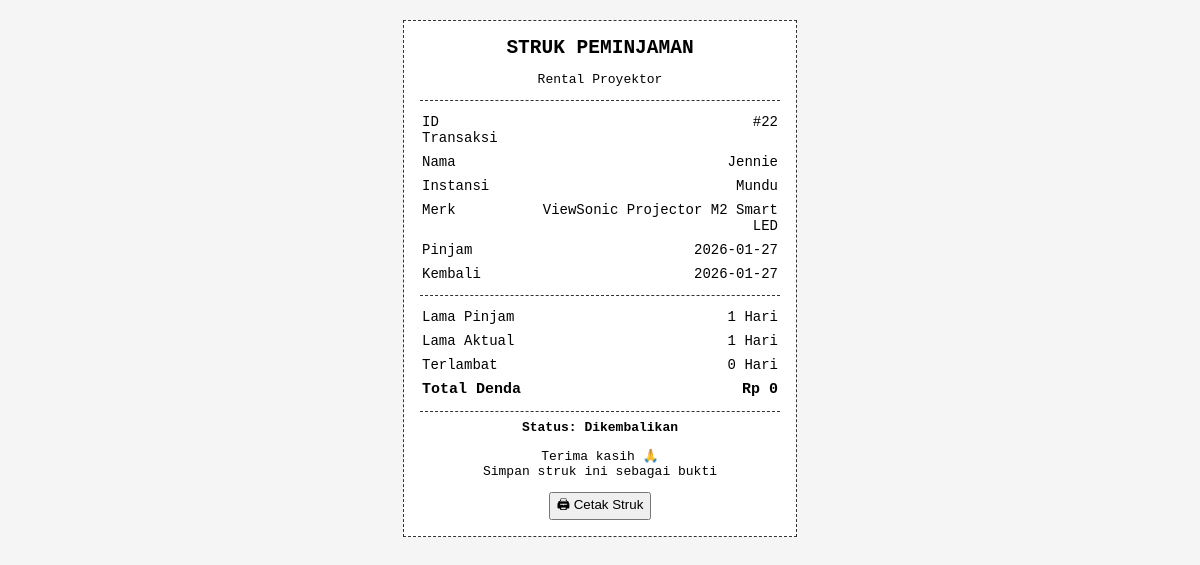
/sewaProyektor/struk.php?id=22 (signed in), run on the app's committed database.
### tables this page shows
CREATE TABLE `peminjaman_proyektor` (
  `id` int NOT NULL,
  `id_peminjam` int DEFAULT NULL,
  `kode_proyektor` int NOT NULL,
  `nama_peminjam` varchar(100) DEFAULT NULL,
  `instansi` varchar(100) DEFAULT NULL,
  `tanggal_pinjam` date DEFAULT NULL,
  `tanggal_kembali` date DEFAULT NULL,
  `lama_pinjam` int DEFAULT '0',
  `merk_proyektor` varchar(100) DEFAULT NULL,
  `status_peminjaman` enum('Dipinjam','Dikembalikan') DEFAULT 'Dipinjam'
);

CREATE TABLE `peminjam` (
  `id` int NOT NULL,
  `nik` varchar(20) NOT NULL,
  `nama` varchar(100) NOT NULL,
  `instansi` varchar(150) DEFAULT NULL,
  `created_at` timestamp NULL DEFAULT CURRENT_TIMESTAMP,
  `foto_ktp` varchar(255) DEFAULT NULL
);

CREATE TABLE `stokproyektor` (
  `id` int NOT NULL,
  `merk` varchar(50) NOT NULL,
  `stok` int NOT NULL,
  `foto` varchar(255) NOT NULL,
  `harga` decimal(10,2) NOT NULL
);

### sewaProyektor/struk.php (the view, shortened to what this page needs)
<?php
require_once '../lib/auth.php';
$id = (int)($_GET['id'] ?? 0);
$sql = "
SELECT
    p.id,
    pm.nama AS nama_peminjam,
    pm.instansi,
    p.tanggal_pinjam,
    p.tanggal_kembali,
    p.status_peminjaman,
    p.lama_pinjam,
    s.merk AS merk_proyektor,
    s.harga,
    -- lama aktual (hari)
    GREATEST(
        CEIL(
            TIMESTAMPDIFF(
                HOUR,
                p.tanggal_pinjam,
                IFNULL(p.tanggal_kembali, NOW())
            ) / 24
        ),
        1
    ) AS lama_aktual,
    -- hari terlambat
    GREATEST(
        CEIL(
            TIMESTAMPDIFF(
                HOUR,
                p.tanggal_pinjam,
                IFNULL(p.tanggal_kembali, NOW())
            ) / 24
        ) - p.lama_pinjam,
        0
    ) AS hari_terlambat,
    -- total denda (hari × harga)
    GREATEST(
        CEIL(
            TIMESTAMPDIFF(
                HOUR,
                p.tanggal_pinjam,
                IFNULL(p.tanggal_kembali, NOW())
            ) / 24
        ) - p.lama_pinjam,
        0
    ) * s.harga AS total_denda
FROM peminjaman_proyektor p
JOIN stokproyektor s ON p.kode_proyektor = s.id
JOIN peminjam pm ON p.id_peminjam = pm.id
WHERE p.id = ?;
";
$stmt = mysqli_prepare($connection, $sql);
mysqli_stmt_bind_param($stmt, "i", $id);
mysqli_stmt_execute($stmt);
$data = mysqli_stmt_get_result($stmt)->fetch_assoc();
?>
<!DOCTYPE html>
<html lang="id">
<head>
</head>
<body>
<div class="struk">
    <h2>STRUK PEMINJAMAN</h2>
    <p class="center">Rental Proyektor</p>
    <hr>
    <table>
        <tr>
            <td>ID Transaksi</td>
            <td class="right">#<?= $data['id'] ?></td>
        </tr>
        <tr>
            <td>Nama</td>
            <td class="right"><?= htmlspecialchars($data['nama_peminjam'] ?? '')?></td>
        </tr>
        <tr>
            <td>Instansi</td>
            <td class="right"><?= htmlspecialchars($data['instansi'] ?? '') ?></td>
        </tr>
        <tr>
            <td>Merk</td>
            <td class="right"><?= htmlspecialchars($data['merk_proyektor']?? '')?></td>
        </tr>
        <tr>
            <td>Pinjam</td>
            <td class="right"><?= $data['tanggal_pinjam'] ?></td>
        </tr>
        <tr>
            <td>Kembali</td>
            <td class="right"><?= $data['tanggal_kembali'] ?: '-' ?></td>
        </tr>
    </table>
    <hr>
    <table>
<tr>
    <td>Lama Pinjam</td>
    <td class="right"><?= $data['lama_pinjam'] ?> Hari</td>
</tr>
<tr>
    <td>Lama Aktual</td>
    <td class="right"><?= $data['lama_aktual'] ?> Hari</td>
</tr>
<tr>
    <td>Terlambat</td>
    <td class="right"><?= $data['hari_terlambat'] ?> Hari</td>
</tr>
<tr class="total">
    <td>Total Denda</td>
    <td class="right">
        Rp <?= number_format($data['total_denda'], 0, ',', '.') ?>
    </td>
</tr>
</table>
    <hr>
    <div class="status">
        Status: <?= htmlspecialchars($data['status_peminjaman']?? '')?>
    </div>
    <p class="center">
        Terima kasih 🙏<br>
        Simpan struk ini sebagai bukti
    </p>
    <div class="btn-print">
        <button onclick="window.print()">🖨 Cetak Struk</button>
    </div>
</div>
</body>
</html>

### sewaProyektor/struk.php (style rules this page uses)
body { font-family: monospace; background: #f5f5f5; }
.struk { width: 360px; background: #fff; margin: 20px auto; padding: 16px; border: 1px dashed #333; }
h2 { text-align: center; margin: 0; }
.center { text-align: center; }
hr { border: none; border-top: 1px dashed #333; margin: 8px 0; }
table { width: 100%; font-size: 14px; }
td { padding: 3px 0; vertical-align: top; }
.right { text-align: right; }
.total { font-weight: bold; font-size: 15px; }
.status { text-align: center; font-weight: bold; margin-top: 6px; }
.btn-print { text-align: center; margin-top: 12px; }

### data on the page
peminjaman_proyektor: id "22", id_peminjam.nama "Jennie", id_peminjam.instansi "Mundu", stokproyektor.merk "ViewSonic Projector M2 Smart LED", tanggal_pinjam "2026-01-27", tanggal_kembali "2026-01-27", lama_pinjam "1", status_peminjaman "Dikembalikan"

### other printed values
$data['lama_aktual'] "1"
$data['hari_terlambat'] "0"
$data['total_denda'] "0"
